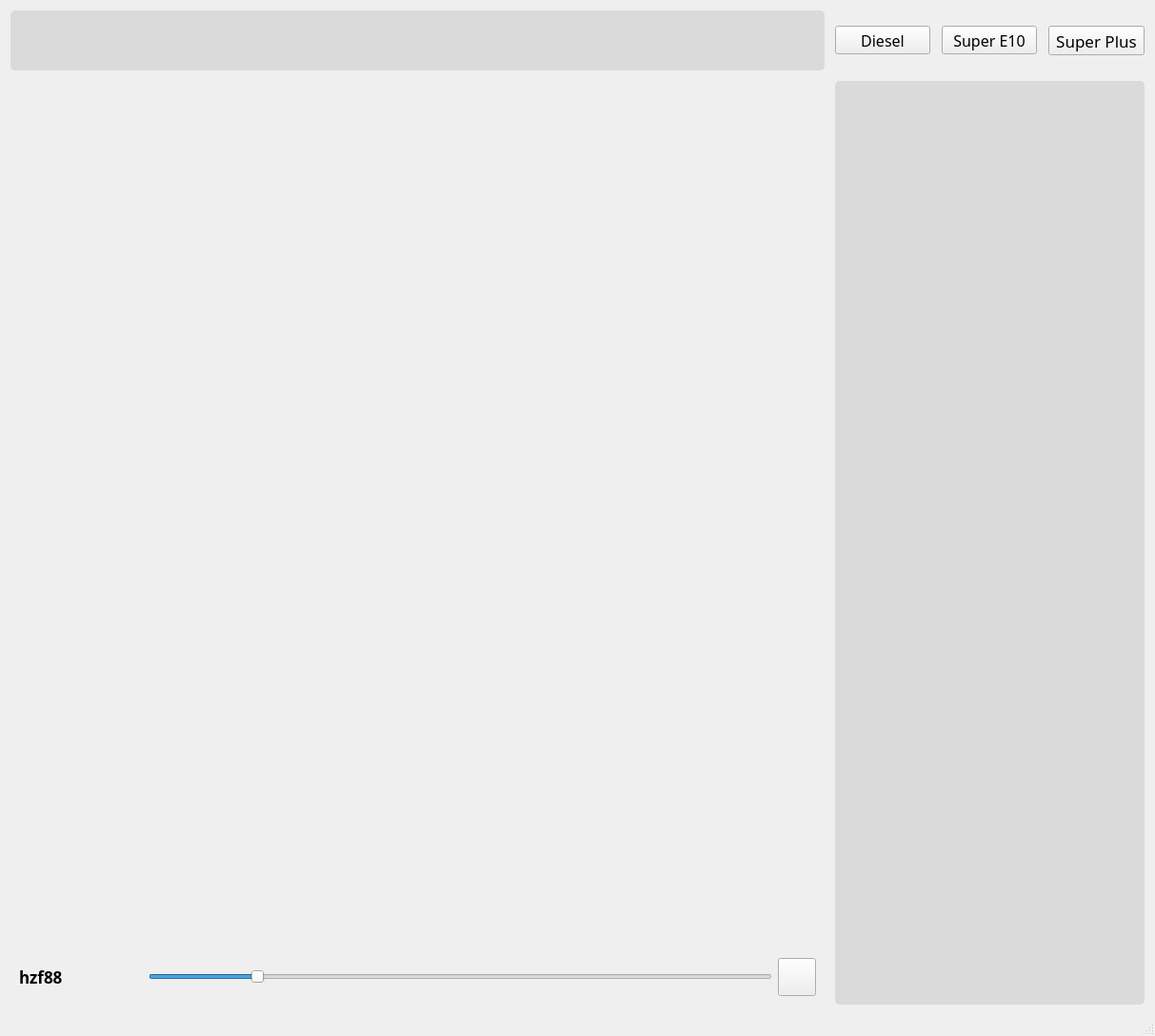
<?xml version="1.0" encoding="UTF-8"?>
<ui version="4.0">
 <class>MainWindow</class>
 <widget class="QMainWindow" name="MainWindow">
  <property name="geometry">
   <rect>
    <x>0</x>
    <y>0</y>
    <width>1213</width>
    <height>1088</height>
   </rect>
  </property>
  <property name="windowTitle">
   <string>MainWindow</string>
  </property>
  <widget class="QWidget" name="centralwidget">
   <layout class="QGridLayout" name="gridLayout">
    <property name="leftMargin">
     <number>11</number>
    </property>
    <property name="topMargin">
     <number>11</number>
    </property>
    <property name="rightMargin">
     <number>11</number>
    </property>
    <property name="bottomMargin">
     <number>11</number>
    </property>
    <property name="spacing">
     <number>11</number>
    </property>
    <item row="1" column="0" colspan="6">
     <widget class="QWidget" name="widget" native="true">
      <property name="sizePolicy">
       <sizepolicy hsizetype="Preferred" vsizetype="Expanding">
        <horstretch>0</horstretch>
        <verstretch>0</verstretch>
       </sizepolicy>
      </property>
      <property name="styleSheet">
       <string notr="true">border-radius:5px;</string>
      </property>
      <layout class="QGridLayout" name="gridLayout_3">
       <property name="leftMargin">
        <number>0</number>
       </property>
       <property name="topMargin">
        <number>0</number>
       </property>
       <property name="rightMargin">
        <number>0</number>
       </property>
       <property name="bottomMargin">
        <number>0</number>
       </property>
      </layout>
     </widget>
    </item>
    <item row="2" column="0" colspan="6">
     <widget class="QWidget" name="widget_4" native="true">
      <property name="sizePolicy">
       <sizepolicy hsizetype="Preferred" vsizetype="Fixed">
        <horstretch>0</horstretch>
        <verstretch>0</verstretch>
       </sizepolicy>
      </property>
      <property name="font">
       <font>
        <pointsize>11</pointsize>
       </font>
      </property>
      <layout class="QHBoxLayout" name="horizontalLayout_2">
       <item>
        <widget class="QLabel" name="lblRadius">
         <property name="sizePolicy">
          <sizepolicy hsizetype="Fixed" vsizetype="Fixed">
           <horstretch>0</horstretch>
           <verstretch>0</verstretch>
          </sizepolicy>
         </property>
         <property name="minimumSize">
          <size>
           <width>130</width>
           <height>0</height>
          </size>
         </property>
         <property name="maximumSize">
          <size>
           <width>130</width>
           <height>40</height>
          </size>
         </property>
         <property name="font">
          <font>
           <family>Source Sans Pro Light</family>
           <pointsize>13</pointsize>
           <weight>75</weight>
           <bold>true</bold>
          </font>
         </property>
         <property name="text">
          <string>hzf88</string>
         </property>
        </widget>
       </item>
       <item>
        <widget class="QSlider" name="horiSliderRadius">
         <property name="minimum">
          <number>1</number>
         </property>
         <property name="maximum">
          <number>25</number>
         </property>
         <property name="singleStep">
          <number>1</number>
         </property>
         <property name="value">
          <number>5</number>
         </property>
         <property name="orientation">
          <enum>Qt::Horizontal</enum>
         </property>
         <property name="tickInterval">
          <number>0</number>
         </property>
        </widget>
       </item>
       <item>
        <widget class="QToolButton" name="search_button">
         <property name="sizePolicy">
          <sizepolicy hsizetype="Preferred" vsizetype="Expanding">
           <horstretch>0</horstretch>
           <verstretch>0</verstretch>
          </sizepolicy>
         </property>
         <property name="minimumSize">
          <size>
           <width>40</width>
           <height>40</height>
          </size>
         </property>
         <property name="maximumSize">
          <size>
           <width>40</width>
           <height>40</height>
          </size>
         </property>
         <property name="text">
          <string/>
         </property>
         <property name="icon">
          <iconset>
           <normaloff>../icons/google-maps.png</normaloff>../icons/google-maps.png</iconset>
         </property>
         <property name="iconSize">
          <size>
           <width>25</width>
           <height>25</height>
          </size>
         </property>
        </widget>
       </item>
      </layout>
     </widget>
    </item>
    <item row="0" column="0" colspan="6">
     <widget class="QWidget" name="widget_2" native="true">
      <property name="sizePolicy">
       <sizepolicy hsizetype="Preferred" vsizetype="Fixed">
        <horstretch>0</horstretch>
        <verstretch>0</verstretch>
       </sizepolicy>
      </property>
      <property name="minimumSize">
       <size>
        <width>0</width>
        <height>60</height>
       </size>
      </property>
      <property name="font">
       <font>
        <family>Source Sans Pro Light</family>
        <pointsize>12</pointsize>
        <weight>75</weight>
        <bold>true</bold>
       </font>
      </property>
      <property name="styleSheet">
       <string notr="true">background-color:rgba(148, 148, 148, 60);
border-radius:5px;</string>
      </property>
      <layout class="QHBoxLayout" name="horizontalLayout">
       <property name="spacing">
        <number>0</number>
       </property>
       <property name="leftMargin">
        <number>11</number>
       </property>
       <property name="topMargin">
        <number>5</number>
       </property>
       <property name="rightMargin">
        <number>5</number>
       </property>
       <property name="bottomMargin">
        <number>5</number>
       </property>
       <item>
        <widget class="QLabel" name="lblSearch">
         <property name="minimumSize">
          <size>
           <width>35</width>
           <height>35</height>
          </size>
         </property>
         <property name="maximumSize">
          <size>
           <width>35</width>
           <height>35</height>
          </size>
         </property>
         <property name="styleSheet">
          <string notr="true">background-color: rgba(255, 255, 255,0);</string>
         </property>
         <property name="text">
          <string/>
         </property>
         <property name="pixmap">
          <pixmap>../icons/search.png</pixmap>
         </property>
         <property name="scaledContents">
          <bool>true</bool>
         </property>
        </widget>
       </item>
       <item>
        <widget class="QLineEdit" name="edtSearch">
         <property name="minimumSize">
          <size>
           <width>0</width>
           <height>50</height>
          </size>
         </property>
         <property name="font">
          <font>
           <family>Source Sans Pro Light</family>
           <pointsize>28</pointsize>
           <weight>75</weight>
           <bold>true</bold>
          </font>
         </property>
         <property name="styleSheet">
          <string notr="true">background-color: rgba(255, 255, 255, 0);</string>
         </property>
         <property name="inputMask">
          <string/>
         </property>
         <property name="text">
          <string/>
         </property>
        </widget>
       </item>
      </layout>
     </widget>
    </item>
    <item row="0" column="7">
     <widget class="QWidget" name="widget_3" native="true">
      <property name="sizePolicy">
       <sizepolicy hsizetype="Fixed" vsizetype="Preferred">
        <horstretch>0</horstretch>
        <verstretch>0</verstretch>
       </sizepolicy>
      </property>
      <property name="minimumSize">
       <size>
        <width>300</width>
        <height>0</height>
       </size>
      </property>
      <layout class="QHBoxLayout" name="horizontalLayout_4">
       <property name="leftMargin">
        <number>0</number>
       </property>
       <property name="topMargin">
        <number>0</number>
       </property>
       <property name="rightMargin">
        <number>0</number>
       </property>
       <property name="bottomMargin">
        <number>0</number>
       </property>
       <item>
        <widget class="QToolButton" name="btnDiesel">
         <property name="minimumSize">
          <size>
           <width>100</width>
           <height>0</height>
          </size>
         </property>
         <property name="font">
          <font>
           <family>Source Sans Pro</family>
           <pointsize>12</pointsize>
           <weight>50</weight>
           <bold>false</bold>
          </font>
         </property>
         <property name="text">
          <string>Diesel</string>
         </property>
         <property name="icon">
          <iconset>
           <normaloff>../icons/fuel.png</normaloff>../icons/fuel.png</iconset>
         </property>
         <property name="iconSize">
          <size>
           <width>30</width>
           <height>30</height>
          </size>
         </property>
         <property name="checkable">
          <bool>true</bool>
         </property>
         <property name="toolButtonStyle">
          <enum>Qt::ToolButtonTextUnderIcon</enum>
         </property>
         <property name="autoRaise">
          <bool>false</bool>
         </property>
        </widget>
       </item>
       <item>
        <spacer name="horizontalSpacer">
         <property name="orientation">
          <enum>Qt::Horizontal</enum>
         </property>
         <property name="sizeHint" stdset="0">
          <size>
           <width>6</width>
           <height>20</height>
          </size>
         </property>
        </spacer>
       </item>
       <item>
        <widget class="QToolButton" name="btnSuperE10">
         <property name="minimumSize">
          <size>
           <width>100</width>
           <height>0</height>
          </size>
         </property>
         <property name="font">
          <font>
           <family>Source Sans Pro</family>
           <pointsize>12</pointsize>
           <weight>50</weight>
           <bold>false</bold>
          </font>
         </property>
         <property name="text">
          <string>Super E10</string>
         </property>
         <property name="icon">
          <iconset>
           <normaloff>../icons/fuel.png</normaloff>../icons/fuel.png</iconset>
         </property>
         <property name="iconSize">
          <size>
           <width>30</width>
           <height>30</height>
          </size>
         </property>
         <property name="checkable">
          <bool>true</bool>
         </property>
         <property name="toolButtonStyle">
          <enum>Qt::ToolButtonTextUnderIcon</enum>
         </property>
         <property name="autoRaise">
          <bool>false</bool>
         </property>
        </widget>
       </item>
       <item>
        <spacer name="horizontalSpacer_2">
         <property name="orientation">
          <enum>Qt::Horizontal</enum>
         </property>
         <property name="sizeHint" stdset="0">
          <size>
           <width>6</width>
           <height>20</height>
          </size>
         </property>
        </spacer>
       </item>
       <item>
        <widget class="QToolButton" name="btnSuperPlus">
         <property name="minimumSize">
          <size>
           <width>100</width>
           <height>0</height>
          </size>
         </property>
         <property name="font">
          <font>
           <family>Source Sans Pro</family>
           <pointsize>13</pointsize>
           <weight>50</weight>
           <bold>false</bold>
          </font>
         </property>
         <property name="text">
          <string>Super Plus</string>
         </property>
         <property name="icon">
          <iconset>
           <normaloff>../icons/fuel.png</normaloff>../icons/fuel.png</iconset>
         </property>
         <property name="iconSize">
          <size>
           <width>30</width>
           <height>30</height>
          </size>
         </property>
         <property name="checkable">
          <bool>true</bool>
         </property>
         <property name="toolButtonStyle">
          <enum>Qt::ToolButtonTextUnderIcon</enum>
         </property>
         <property name="autoRaise">
          <bool>false</bool>
         </property>
        </widget>
       </item>
      </layout>
     </widget>
    </item>
    <item row="1" column="7" rowspan="2">
     <widget class="QTableWidget" name="station_Table">
      <property name="sizePolicy">
       <sizepolicy hsizetype="Preferred" vsizetype="Expanding">
        <horstretch>0</horstretch>
        <verstretch>0</verstretch>
       </sizepolicy>
      </property>
      <property name="font">
       <font>
        <family>Source Sans Pro Light</family>
        <pointsize>11</pointsize>
        <weight>75</weight>
        <bold>true</bold>
       </font>
      </property>
      <property name="styleSheet">
       <string notr="true"> QTableWidget {
background-color:rgba(148, 148, 148, 60);
border-radius: 5px; }

</string>
      </property>
      <property name="horizontalScrollBarPolicy">
       <enum>Qt::ScrollBarAlwaysOff</enum>
      </property>
      <property name="editTriggers">
       <set>QAbstractItemView::NoEditTriggers</set>
      </property>
      <property name="selectionBehavior">
       <enum>QAbstractItemView::SelectRows</enum>
      </property>
      <property name="showGrid">
       <bool>false</bool>
      </property>
      <property name="cornerButtonEnabled">
       <bool>false</bool>
      </property>
      <attribute name="horizontalHeaderVisible">
       <bool>false</bool>
      </attribute>
      <attribute name="horizontalHeaderCascadingSectionResizes">
       <bool>true</bool>
      </attribute>
      <attribute name="horizontalHeaderDefaultSectionSize">
       <number>50</number>
      </attribute>
      <attribute name="horizontalHeaderMinimumSectionSize">
       <number>50</number>
      </attribute>
      <attribute name="horizontalHeaderStretchLastSection">
       <bool>false</bool>
      </attribute>
      <attribute name="verticalHeaderVisible">
       <bool>false</bool>
      </attribute>
      <attribute name="verticalHeaderHighlightSections">
       <bool>false</bool>
      </attribute>
      <column>
       <property name="text">
        <string>Tankstellen</string>
       </property>
      </column>
      <column>
       <property name="text">
        <string>Preise</string>
       </property>
       <property name="textAlignment">
        <set>AlignLeading|AlignVCenter</set>
       </property>
      </column>
     </widget>
    </item>
   </layout>
  </widget>
  <widget class="QStatusBar" name="statusBar"/>
 </widget>
 <resources/>
 <connections/>
</ui>
